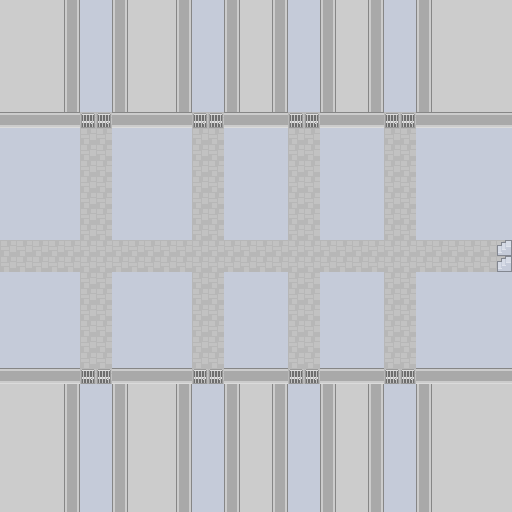

A level layout from a 2D game, rendered from its tile map. Below: a short description, then the map file with its tile-grid data intact:
An orthogonal 32x32 tile map with 16x16 px tiles, 2 tile layers (Tile Layer 1, Tile Layer 2).

<map version="1.0" orientation="orthogonal" renderorder="right-down" width="32" height="32" tilewidth="16" tileheight="16" nextobjectid="1">
 <tileset firstgid="1" source="../tilesets/overworld.tsx" />
 <layer name="Tile Layer 1" width="32" height="32">
  <data encoding="csv">
888,888,888,888,888,888,888,888,888,888,888,888,888,888,888,888,888,888,888,888,888,888,888,888,888,888,888,888,888,888,888,888,
888,888,888,888,888,888,888,888,888,888,888,888,888,888,888,888,888,888,888,888,888,888,888,888,888,888,888,888,888,888,888,888,
888,888,888,888,888,888,888,888,888,888,888,888,888,888,888,888,888,888,888,888,888,888,888,888,888,888,888,888,888,888,888,888,
888,888,888,888,888,888,888,888,888,888,888,888,888,888,888,888,888,888,888,888,888,888,888,888,888,888,888,888,888,888,888,888,
888,888,888,888,888,888,888,888,888,888,888,888,888,888,888,888,888,888,888,888,888,888,888,888,888,888,888,888,888,888,888,888,
888,888,888,888,888,888,888,888,888,888,888,888,888,888,888,888,888,888,888,888,888,888,888,888,888,888,888,888,888,888,888,888,
888,888,888,888,888,888,888,888,888,888,888,888,888,888,888,888,888,888,888,888,888,888,888,888,888,888,888,888,888,888,888,888,
888,888,888,888,888,178,178,888,888,888,888,888,178,178,888,888,888,888,178,178,888,888,888,888,178,178,888,888,888,888,888,888,
888,888,888,888,888,888,888,888,888,888,888,888,888,888,888,888,888,888,888,888,888,888,888,888,888,888,888,888,888,888,888,888,
888,888,888,888,888,888,888,888,888,888,888,888,888,888,888,888,888,888,888,888,888,888,888,888,888,888,888,888,888,888,888,888,
888,888,888,888,888,888,888,888,888,888,888,888,888,888,888,888,888,888,888,888,888,888,888,888,888,888,888,888,888,888,888,888,
888,888,888,888,888,888,888,888,888,888,888,888,888,888,888,888,888,888,888,888,888,888,888,888,888,888,888,888,888,888,888,888,
888,888,888,888,888,888,888,888,888,888,888,888,888,888,888,888,888,888,888,888,888,888,888,888,888,888,888,888,888,888,888,888,
888,888,888,888,888,888,888,888,888,888,888,888,888,888,888,888,888,888,888,888,888,888,888,888,888,888,888,888,888,888,888,888,
888,888,888,888,888,888,888,888,888,888,888,888,888,888,888,888,888,888,888,888,888,888,888,888,888,888,888,888,888,888,888,888,
888,888,888,888,888,888,888,888,888,888,888,888,888,888,888,888,888,888,888,888,888,888,888,888,888,888,888,888,888,888,888,178,
888,888,888,888,888,888,888,888,888,888,888,888,888,888,888,888,888,888,888,888,888,888,888,888,888,888,888,888,888,888,888,178,
888,888,888,888,888,888,888,888,888,888,888,888,888,888,888,888,888,888,888,888,888,888,888,888,888,888,888,888,888,888,888,888,
888,888,888,888,888,888,888,888,888,888,888,888,888,888,888,888,888,888,888,888,888,888,888,888,888,888,888,888,888,888,888,888,
888,888,888,888,888,888,888,888,888,888,888,888,888,888,888,888,888,888,888,888,888,888,888,888,888,888,888,888,888,888,888,888,
888,888,888,888,888,888,888,888,888,888,888,888,888,888,888,888,888,888,888,888,888,888,888,888,888,888,888,888,888,888,888,888,
888,888,888,888,888,888,888,888,888,888,888,888,888,888,888,888,888,888,888,888,888,888,888,888,888,888,888,888,888,888,888,888,
888,888,888,888,888,888,888,888,888,888,888,888,888,888,888,888,888,888,888,888,888,888,888,888,888,888,888,888,888,888,888,888,
888,888,888,888,888,178,178,888,888,888,888,888,178,178,888,888,888,888,178,178,888,888,888,888,178,178,888,888,888,888,888,888,
888,888,888,888,888,888,888,888,888,888,888,888,888,888,888,888,888,888,888,888,888,888,888,888,888,888,888,888,888,888,888,888,
888,888,888,888,888,888,888,888,888,888,888,888,888,888,888,888,888,888,888,888,888,888,888,888,888,888,888,888,888,888,888,888,
888,888,888,888,888,888,888,888,888,888,888,888,888,888,888,888,888,888,888,888,888,888,888,888,888,888,888,888,888,888,888,888,
888,888,888,888,888,888,888,888,888,888,888,888,888,888,888,888,888,888,888,888,888,888,888,888,888,888,888,888,888,888,888,888,
888,888,888,888,888,888,888,888,888,888,888,888,888,888,888,888,888,888,888,888,888,888,888,888,888,888,888,888,888,888,888,888,
888,888,888,888,888,888,888,888,888,888,888,888,888,888,888,888,888,888,888,888,888,888,888,888,888,888,888,888,888,888,888,888,
888,888,888,888,888,888,888,888,888,888,888,888,888,888,888,888,888,888,888,888,888,888,888,888,888,888,888,888,888,888,888,888,
888,888,888,888,888,888,888,888,888,888,888,888,888,888,888,888,888,888,888,888,888,888,888,888,888,888,888,888,888,888,888,888
</data>
 </layer>
 <layer name="Tile Layer 2" width="32" height="32">
  <data encoding="csv">
881,881,881,881,764,0,0,764,881,881,881,764,0,0,764,881,881,764,0,0,764,881,881,764,0,0,764,881,881,881,881,881,
881,881,881,881,764,0,0,764,881,881,881,764,0,0,764,881,881,764,0,0,764,881,881,764,0,0,764,881,881,881,881,881,
881,881,881,881,764,0,0,764,881,881,881,764,0,0,764,881,881,764,0,0,764,881,881,764,0,0,764,881,881,881,881,881,
881,881,881,881,764,0,0,764,881,881,881,764,0,0,764,881,881,764,0,0,764,881,881,764,0,0,764,881,881,881,881,881,
881,881,881,881,764,0,0,764,881,881,881,764,0,0,764,881,881,764,0,0,764,881,881,764,0,0,764,881,881,881,881,881,
881,881,881,881,764,0,0,764,881,881,881,764,0,0,764,881,881,764,0,0,764,881,881,764,0,0,764,881,881,881,881,881,
881,881,881,881,764,0,0,764,881,881,881,764,0,0,764,881,881,764,0,0,764,881,881,764,0,0,764,881,881,881,881,881,
706,706,706,706,706,205,205,706,706,706,706,706,205,205,706,706,706,706,205,205,706,706,706,706,205,205,706,706,706,706,706,706,
0,0,0,0,0,178,178,0,0,0,0,0,178,178,0,0,0,0,178,178,0,0,0,0,178,178,0,0,0,0,0,0,
0,0,0,0,0,178,178,0,0,0,0,0,178,178,0,0,0,0,178,178,0,0,0,0,178,178,0,0,0,0,0,0,
0,0,0,0,0,178,178,0,0,0,0,0,178,178,0,0,0,0,178,178,0,0,0,0,178,178,0,0,0,0,0,0,
0,0,0,0,0,178,178,0,0,0,0,0,178,178,0,0,0,0,178,178,0,0,0,0,178,178,0,0,0,0,0,0,
0,0,0,0,0,178,178,0,0,0,0,0,178,178,0,0,0,0,178,178,0,0,0,0,178,178,0,0,0,0,0,0,
0,0,0,0,0,178,178,0,0,0,0,0,178,178,0,0,0,0,178,178,0,0,0,0,178,178,0,0,0,0,0,0,
0,0,0,0,0,178,178,0,0,0,0,0,178,178,0,0,0,0,178,178,0,0,0,0,178,178,0,0,0,0,0,0,
178,178,178,178,178,178,178,178,178,178,178,178,178,178,178,178,178,178,178,178,178,178,178,178,178,178,178,178,178,178,178,1054,
178,178,178,178,178,178,178,178,178,178,178,178,178,178,178,178,178,178,178,178,178,178,178,178,178,178,178,178,178,178,178,1054,
0,0,0,0,0,178,178,0,0,0,0,0,178,178,0,0,0,0,178,178,0,0,0,0,178,178,0,0,0,0,0,0,
0,0,0,0,0,178,178,0,0,0,0,0,178,178,0,0,0,0,178,178,0,0,0,0,178,178,0,0,0,0,0,0,
0,0,0,0,0,178,178,0,0,0,0,0,178,178,0,0,0,0,178,178,0,0,0,0,178,178,0,0,0,0,0,0,
0,0,0,0,0,178,178,0,0,0,0,0,178,178,0,0,0,0,178,178,0,0,0,0,178,178,0,0,0,0,0,0,
0,0,0,0,0,178,178,0,0,0,0,0,178,178,0,0,0,0,178,178,0,0,0,0,178,178,0,0,0,0,0,0,
0,0,0,0,0,178,178,0,0,0,0,0,178,178,0,0,0,0,178,178,0,0,0,0,178,178,0,0,0,0,0,0,
706,706,706,706,706,205,205,706,706,706,706,706,205,205,706,706,706,706,205,205,706,706,706,706,205,205,706,706,706,706,706,706,
881,881,881,881,764,0,0,764,881,881,881,764,0,0,764,881,881,764,0,0,764,881,881,764,0,0,764,881,881,881,881,881,
881,881,881,881,764,0,0,764,881,881,881,764,0,0,764,881,881,764,0,0,764,881,881,764,0,0,764,881,881,881,881,881,
881,881,881,881,764,0,0,764,881,881,881,764,0,0,764,881,881,764,0,0,764,881,881,764,0,0,764,881,881,881,881,881,
881,881,881,881,764,0,0,764,881,881,881,764,0,0,764,881,881,764,0,0,764,881,881,764,0,0,764,881,881,881,881,881,
881,881,881,881,764,0,0,764,881,881,881,764,0,0,764,881,881,764,0,0,764,881,881,764,0,0,764,881,881,881,881,881,
881,881,881,881,764,0,0,764,881,881,881,764,0,0,764,881,881,764,0,0,764,881,881,764,0,0,764,881,881,881,881,881,
881,881,881,881,764,0,0,764,881,881,881,764,0,0,764,881,881,764,0,0,764,881,881,764,0,0,764,881,881,881,881,881,
881,881,881,881,764,0,0,764,881,881,881,764,0,0,764,881,881,764,0,0,764,881,881,764,0,0,764,881,881,881,881,881
</data>
 </layer>
</map>
